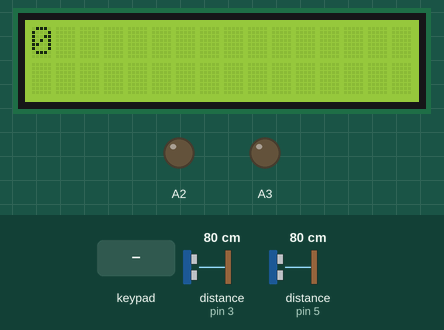
A sketch run on a simulated Arduino Nano, built with avr-gcc and run on an emulated ATmega328P. Shown: 16×2 character LCD, output pins drawn as LEDs (lit = HIGH). Wiring (inferred from the names in the program): 2 × ultrasonic range finder: trigger pin 2, echo pin 3 / trigger pin 4, echo pin 5. Inputs (shaded band) come from the test bench; at power-on: distance to the obstacle (sensors on pin 3, pin 5) 80 cm. The echo pulse lasts 58.3 µs per cm; pins used as bus, display or sensor lines are not drawn; what the sketch prints to the serial monitor is not drawn.

Above: at 1.4 s.
1.5 s: key '#' pressed
At 3.0 s:
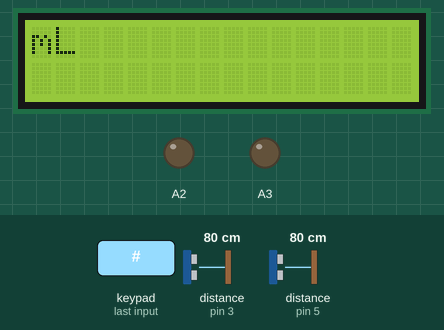
4.5 s: keypad keys 6 7 8 9 1 0 # pressed 0.4 s apart
At 10.0 s:
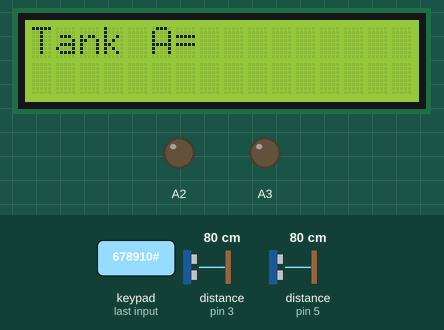
10.3 s: key '1' pressed
13.3 s: keypad keys 6 7 8 9 1 0 pressed 0.4 s apart
At 16.7 s:
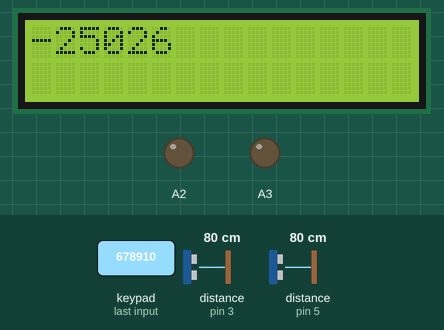
Timing chart, 0 to 18.2 s (numbered marks = the images above; inputs shaded):
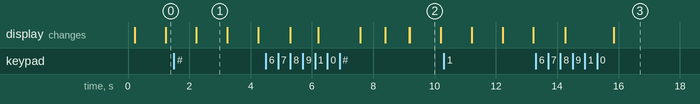

Measured:
- after the input at 4.5 s, the display: first differs from a run without the input after 1.7 s (image 2 shows a later state)
- what the display in image 1 shows lasts 1.0 s, from 2.2 s to 3.2 s

The sketch:

alonge.ino
```cpp
int ult_1_trig = 2;
int ult_1_echo = 3;

int ult_2_trig = 4;
int ult_2_echo = 5;

long ult_1_duration, ult_1_distance;
long ult_2_duration, ult_2_distance;

#define MAX_DISTANCE 34
#include <LiquidCrystal_I2C.h>
#include <Keypad.h>
#include <Wire.h>
LiquidCrystal_I2C lcd(0x27, 16, 2);
float B = 0, strols = 0;
float E = 0, strolx = 0;
float C = 0, G = 0, L = 0;
float D = 0, F = 0;
float x = 0, H = 0;
float y = 0, K = 0;
const byte ROWS = 5; //four rows
const byte COLS = 4; //four columns
//define the cymbols on the buttons of the keypads
char hexaKeys[ROWS][COLS] = {
  {'A', 'B', '#', '*'},
  {'1', '2', '3', 'U'},
  {'4', '5', '6', 'D'},
  {'7', '8', '9', 'E'},
  {'L', '0', 'R', 'C'}
};
byte rowPins[ROWS] = {6, 7, 8, 9, 10}; //connect to the row pinouts of the keypad
byte colPins[COLS] = {11, 12, 13, 14}; //connect to the column pinouts of the keypad

//initialize an instance of class NewKeypad
Keypad kpd = Keypad( makeKeymap(hexaKeys), rowPins, colPins, ROWS, COLS);
int v1 = 0, z = 0;
int v2 = 0;
int v3 = 0;
int num = 0, strolz = 0;
void setup() {
  Serial.begin(9600);
  lcd.begin(16, 2);
  lcd.init();                      // initialize the lcd
  lcd.init();
  lcd.setCursor(0, 0);
  // Print a message to the LCD.
  lcd.backlight();
  // put your setup code here, to run once:
  pinMode (ult_1_trig, OUTPUT);
  pinMode (ult_1_echo, INPUT);

  pinMode (ult_2_trig, OUTPUT);
  pinMode (ult_2_echo, INPUT);
  pinMode(A2, OUTPUT);
  pinMode(A3, OUTPUT);
  pinMode(A6, OUTPUT);
  ult_1_distance_measure();
  ult_2_distance_measure();
  //B=MAX_DISTANCE-ult_1_distance;
  //lcd.setCursor(0,0); lcd.print("tankA= "); lcd.setCursor(7,0); lcd.print(B); delay(150); lcd.setCursor(10,0); lcd.print("cm");
  //lcd.print("");
}

void loop()
{
  ult_1_distance_measure();
  ult_2_distance_measure();
  /*lcd.setCursor(0,0); lcd.print("");  lcd.print(ult_1_distance); delay(150);
    lcd.print("");*/
  B = MAX_DISTANCE - (ult_1_distance);
  strols = MAX_DISTANCE - (ult_2_distance);
  G = (B * 12.25 * 3.142);  H = (strols * 12.25 * 3.142);
  // float q= G*1.6238;  float v= H*1.6238;
  //lcd.clear();  lcd.setCursor(0,0);  lcd.print(G); delay(1000);
  lcd.clear();
  lcd.print("Tank A=");
  delay(1000);
  lcd.clear();
  lcd.print("0");
  delay(1000);
  lcd.clear();
  lcd.print("mL");
  delay(1000);
  //lcd.clear();  lcd.setCursor(0,1);  lcd.print(strols); delay(1000);
  lcd.clear();
  lcd.setCursor(1, 0);
  lcd.print("Tank B=");
  lcd.clear();
  lcd.print("0");
  delay(1000);
  lcd.clear();
  lcd.print("mL");
  delay(1000);
  //E= MAX_DISTANCE-num; strolx= MAX_DISTANCE-num;
  lcd.clear();
  lcd.setCursor(0, 0);
  lcd.print("Enter for Tank A");
  v1 = GetNumber();
  K = (num / 1.6238);
  lcd.clear();
  lcd.setCursor(0, 1);
  lcd.print("");
  lcd.print("Enter for Tank B");
  delay(900);
  v2 = strolla();
  L = (strolz / 1.6238);
  lcd.clear();
  lcd.setCursor(0, 0);
  lcd.print(num);
  lcd.setCursor(4, 0);
  lcd.print("cm");
  delay(800);
  lcd.setCursor(0, 1);
  lcd.print("");
  lcd.print(strolz);
  lcd.setCursor(4, 0);
  lcd.print("cm");
  delay(750);
  for (float a = 0;  a <= 1000000000; a++)
  {
    ult_1_distance_measure();
    ult_2_distance_measure();
    B = MAX_DISTANCE - ult_1_distance;
    strols = MAX_DISTANCE - ult_2_distance;
    G = (B * 7 * 3.142);
    H = (strols * 7 * 3.142);
    Serial.println(G);
    Serial.println(H);
    float t = K - 3;
    float m = K + 3;
    float strol = L - 3;
    float stroo = L + 3;
    if (K > 617 || L > 617)
    {
      num = 0;
      strolz = 0;
      lcd.clear();
      lcd.setCursor(0, 0);
      lcd.print("Value above size");
      lcd.setCursor(1, 0);
      lcd.print("of tank");
      a = 10000;
      return;
    }
    else if (K < 2 || L < 2)
    {
      num = 0;
      strolz = 0;
      lcd.clear();
      lcd.setCursor(0, 0);
      lcd.print("WRONG INPUT");
      delay(900);
      a = 10000;
      return;
    }
    else if (((G >= t) && (G <= m)) && ((H >= strol) && (H <= stroo)))
    {
      digitalWrite(A2, LOW);
      digitalWrite(A3, LOW);
      digitalWrite(A6, LOW);
      lcd.clear();  lcd.setCursor(0, 0); lcd.print("FILLED"); delay(1500);
      num = 0; strolz = 0; a = 10000;  return;
    }
    else if ((G < K) && (H < L))
    {
      digitalWrite(A2, HIGH);
      digitalWrite(A3, HIGH);
      digitalWrite(A6, LOW);
      lcd.clear();  lcd.setCursor(0, 0); lcd.print("FILLING TANKS"); delay(100);
      if ((H >= strol) && (H <= stroo))
      {
        //digitalWrite(A2, HIGH);
        digitalWrite(A3, LOW);
        //digitalWrite(A6, LOW);
        lcd.clear();  lcd.setCursor(0, 0); lcd.print("TANK B FILLED"); delay(100);
        lcd.setCursor(1, 0); lcd.print("FILLING A");
      }
      else if ((G >= t) && (G <= m))
      {
        digitalWrite(A2, LOW);
        digitalWrite(A3, LOW);
        //digitalWrite(A6, LOW);
        lcd.clear();  lcd.setCursor(0, 0); lcd.print("TANKS FILLED"); delay(950);
        num = 0; strolz = 0;  a = 10000;  return;
      }
    }
    else if ((G < K) && (H > L))
    {
      digitalWrite(A2, LOW);
      digitalWrite(A3, HIGH); delay(750);
      digitalWrite(A6, HIGH);
      lcd.clear();  lcd.setCursor(0, 0); lcd.print("WORKING"); delay(1000);
      if ((H >= strol) && (H <= stroo))
      {
        //digitalWrite(A2, LOW);
        digitalWrite(A3, LOW);
        digitalWrite(A6, LOW);
      }
    }
    else if ((G < K) && ((H >= strol) && (H <= stroo)))
    {
      digitalWrite(A3, LOW);
      digitalWrite(A2, HIGH);
      digitalWrite(A6, LOW);
      if ((G >= t) && (G <= m))
      {
        //digitalWrite(A3, LOW);
        digitalWrite(A2, LOW);
        //digitalWrite(A6, LOW);
        lcd.clear();  lcd.print("FILLED");
        num = 0;  strolz = 0; a = 10000;  return;
      }
    }
    else if ((G > K) && (H > L))
    {
      digitalWrite(A2, LOW);  digitalWrite(A3, HIGH); digitalWrite(A6, HIGH);
      lcd.clear();  lcd.print("WORKING");  delay(100);
      if ((H >= strol) && (H <= stroo))
      {
        digitalWrite(A6, LOW);
        digitalWrite(A3, LOW);
        //digitalWrite(A2, LOW);
        lcd.clear();  lcd.print("WORKING");  delay(100);
      }
    }
    else if ((G > K) && ((H >= strol) && (H <= stroo)))
    {
      digitalWrite(A2, LOW);  digitalWrite(A3, LOW);
      digitalWrite(A6, HIGH);
      lcd.clear();  lcd.print("WORKING");  delay(100);
      if ((G >= t) && (G <= m))
      {
        digitalWrite(A6, LOW);
        //digitalWrite(A2, LOW);  digitalWrite(A3, LOW);
        lcd.clear();  lcd.print("FILLED");
        num = 0; strolz = 0; a = 10000;  return;
      }
    }
    else if ((G > K) && (H < L))
    {
      digitalWrite(A6, LOW);  digitalWrite(A3, HIGH);
      digitalWrite(A2, HIGH);
      lcd.clear();  lcd.print("WORKING"); delay(100);
      if (((H >= strol) && (H <= stroo)))
      {
        digitalWrite(A3, LOW);  digitalWrite(A2, LOW);
        //digitalWrite(A6, LOW);
      }
    }
    /*else if((G>K)&&((strols>=strol)&&(strols<=stroo)))
    {
      digitalWrite(A2, LOW);  digitalWrite(A3, LOW);
      digitalWrite(A6, HIGH);
      if((G>=t)&&(G<=m))
      {
        digitalWrite(A6, LOW);
        digitalWrite(A2, LOW);  digitalWrite(A3, LOW);
        lcd.clear();  lcd.print("FILLED");
        a=10000; num=0; strolz=0; return;
      }
    }*/
  }
}
void ult_1_distance_measure()
{

  digitalWrite(ult_1_trig, HIGH);
  delayMicroseconds(200);

  digitalWrite(ult_1_trig, LOW);

  ult_1_duration = pulseIn(ult_1_echo, HIGH);
  ult_1_distance = (ult_1_duration / 2) / 29.1;
  //  Serial.println (ult_1_distance);
  // delay (10);
}

void ult_2_distance_measure()
{
  digitalWrite(ult_2_trig, HIGH);
  delayMicroseconds(200);

  digitalWrite(ult_2_trig, LOW);

  ult_2_duration = pulseIn(ult_2_echo, HIGH);
  ult_2_distance = (ult_2_duration / 2) / 29.1;
}
int GetNumber()
{
  char key = kpd.getKey();
  while (key != '#')
  {
    switch (key)
    {
      case NO_KEY:
        break;

      case '0': case '1': case '2': case '3': case '4':
      case '5': case '6': case '7': case '8': case '9':
        //lcd.print(key);
        num = num * 10 + (key - '0');
        lcd.setCursor(0, 0);
        lcd.clear();
        delay(200);
        lcd.print(num);
        break;
      case '*':
        num = 0;
        lcd.clear();
        break;
    }
    key = kpd.getKey();
  }
}

int strolla()
{
  char stroll = kpd.getKey();
  while (stroll != '#')
  {
    switch (stroll)
    {
      case NO_KEY:
        break;

      case '0': case '1': case '2': case '3': case '4':
      case '5': case '6': case '7': case '8': case '9':
        //lcd.print(key);
        strolz = strolz * 10 + (stroll - '0');
        lcd.setCursor(1, 0);
        lcd.clear();
        delay(200);
        lcd.print(strolz);
        break;
      case '*':
        strolz = 0;
        lcd.clear();
        break;
    }
    stroll = kpd.getKey();
  }
}
```
